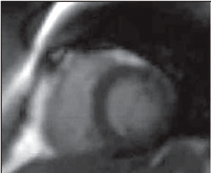
#> input picture goncalo/detecting_blurry/images/blurry1.png, 211 x 173 px; its folder holds only this picture in this run
$ python detect_blurry.py --images ../detecting_blurry/images   (older library calls are emulated)
#> lines starting #> are read from the running program, lines starting #| are printed output that depends on the picture; after the words box and inside, x2 and y2 are one past the last pixel; in counts of white or black regions, pixels touching at a corner belong together
from imutils import paths
import argparse
import cv2

# compute the Laplacian of the image and then return the focus
# measure, which is simply the variance of the Laplacian
def variance_of_laplacian(image):
	return cv2.Laplacian(image, cv2.CV_64F).var()

def main():
    # INPUT
    ap = argparse.ArgumentParser()
    ap.add_argument("-i", "--images", required=True,
        help="path to input directory of images")
    ap.add_argument("-t", "--threshold", type=float, default=1900,
        help="focus measures that fall below this value will be considered 'blurry'")
    args = vars(ap.parse_args())

    for imagePath in paths.list_images(args["images"]):
        image = cv2.imread(imagePath)
#> image is the input picture: shape (173, 211, 3); mean B, G, R 83.6, 81.9, 82.4
        gray = cv2.cvtColor(image, cv2.COLOR_BGR2GRAY) # convert to gray scale
        fm = variance_of_laplacian(gray)
#> fm = 1722.6
        text = "Not Blurry"

        if fm < args["threshold"]:
            text = "Blurry"

        # Output image
        cv2.putText(image, "{}: {:.2f}".format(text, fm), (10, 30),
            cv2.FONT_HERSHEY_SIMPLEX, 0.8, (0, 0, 255), 3)
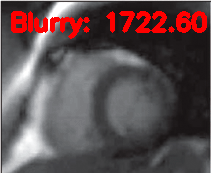
#> image: shape (173, 211, 3); 5.82% of pixels changed, all inside (x1, y1, x2, y2) = (11, 11, 207, 39)
        cv2.imshow("Image", image)
        key = cv2.waitKey(0)
#> (key Esc is pressed here)

if __name__== "__main__" :
    main()

$ run again, on goncalo/detecting_blurry/images/blurry5.png
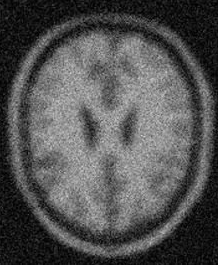
#> input picture goncalo/detecting_blurry/images/blurry5.png, 218 x 265 px
#> in main, image is the input picture: shape (265, 218, 3); min 0, max 214, mean 82.4
#> fm = 1565.5
#> in main, `cv2.putText(image, "{}: {:.2f}".format(text, fm), (10, 30), cv2.FONT_H..`:
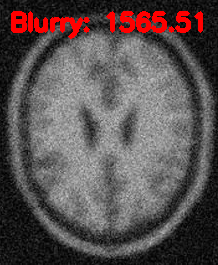
#> image: shape (265, 218, 3); 3.67% of pixels changed, all inside (x1, y1, x2, y2) = (11, 11, 203, 39)

$ run again, on goncalo/detecting_blurry/images/not_blurry5.png
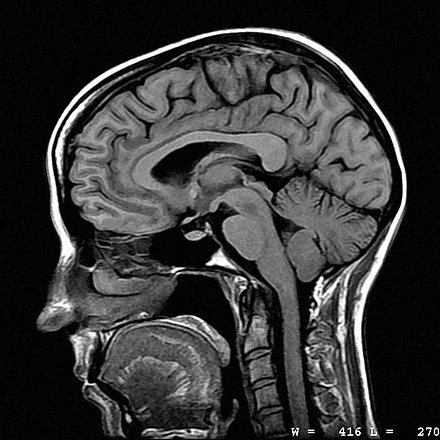
#> input picture goncalo/detecting_blurry/images/not_blurry5.png, 440 x 440 px
#> in main, image is the input picture: shape (440, 440, 3); min 0, max 255, mean 54.4
#> fm = 1981
#> in main, `cv2.putText(image, "{}: {:.2f}".format(text, fm), (10, 30), cv2.FONT_H..`:
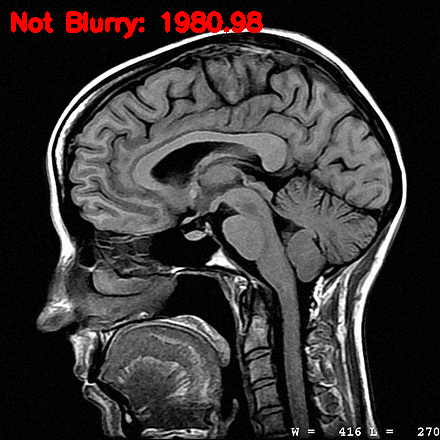
#> image: shape (440, 440, 3); 1.49% of pixels changed, all inside (x1, y1, x2, y2) = (11, 11, 263, 39)

$ run again, on goncalo/detecting_blurry/images/blurry2.png
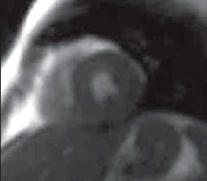
#> input picture goncalo/detecting_blurry/images/blurry2.png, 207 x 181 px
#> in main, image is the input picture: shape (181, 207, 3); mean B, G, R 79.3, 77.6, 78.3
#> fm = 241.4
#> in main, `cv2.putText(image, "{}: {:.2f}".format(text, fm), (10, 30), cv2.FONT_H..`:
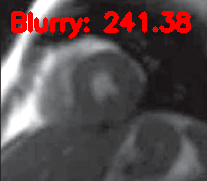
#> image: shape (181, 207, 3); 5.17% of pixels changed, all inside (x1, y1, x2, y2) = (11, 11, 191, 39)
